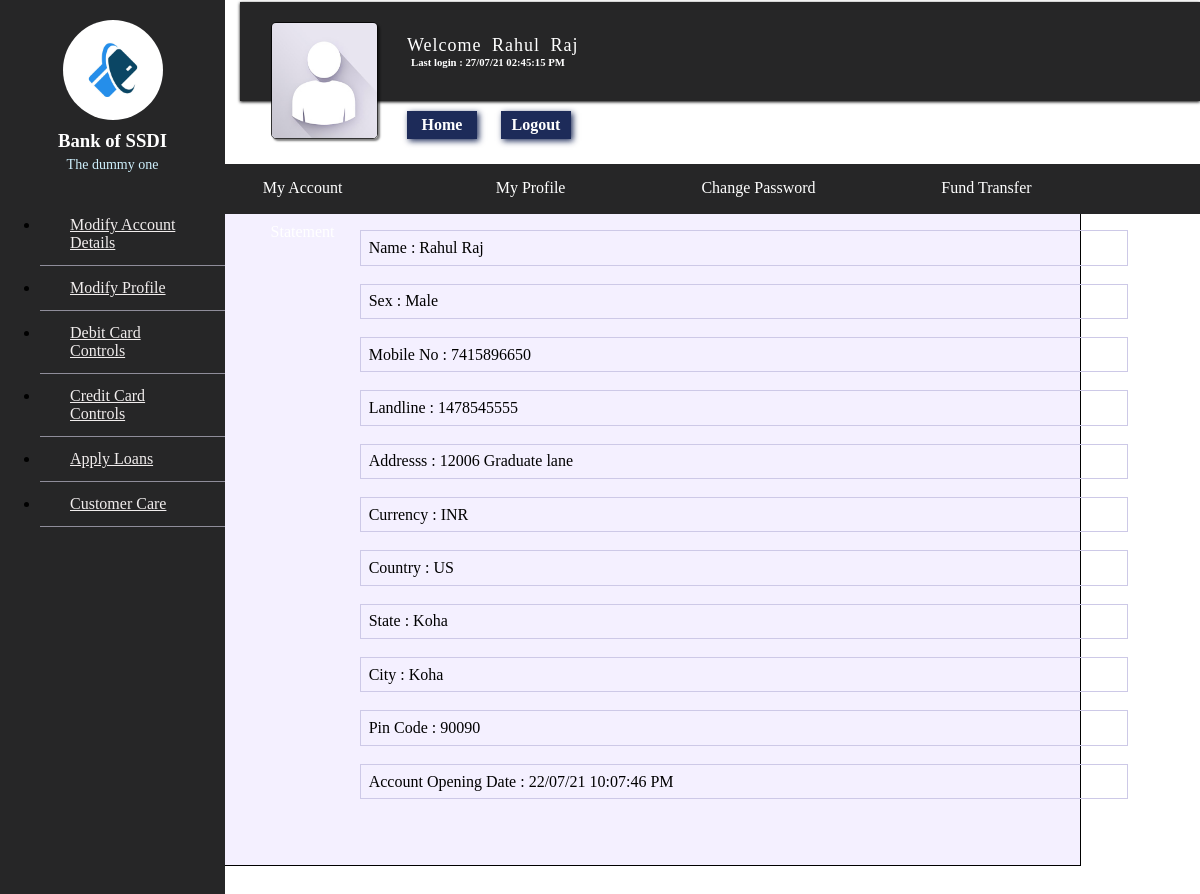
The page /Code/customer_profile_myprofile.php (signed in) on the database its author committed.
### tables this page shows
CREATE TABLE `bank_customers` (
  `Id` int(100) NOT NULL,
  `Username` varchar(20) DEFAULT NULL,
  `Password` varchar(15) DEFAULT NULL,
  `Customer_Photo` longblob,
  `Photo_name` varchar(500) DEFAULT NULL,
  `Customer_ID` varchar(20) DEFAULT NULL,
  `Gender` varchar(10) NOT NULL,
  `Landline_no` varchar(10) NOT NULL,
  `Home_Addr` varchar(100) NOT NULL,
  `Office_Addr` varchar(255) NOT NULL,
  `Country` varchar(255) NOT NULL,
  `State` varchar(255) NOT NULL,
  `City` varchar(255) NOT NULL,
  `Pin_code` varchar(255) NOT NULL,
  `Account_no` varchar(20) DEFAULT NULL,
  `Branch` varchar(50) DEFAULT NULL,
  `IFSC_Code` varchar(50) DEFAULT NULL,
  `SSN` varchar(10) DEFAULT NULL,
  `CITIZENSHIP` varchar(50) DEFAULT NULL,
  `Current_Balance` float(100,2) DEFAULT NULL,
  `LastTransaction` int(20) DEFAULT '0',
  `Mobile_no` varchar(20) DEFAULT NULL,
  `Email_ID` varchar(50) DEFAULT 'Nil',
  `Debit_Card_No` varchar(50) DEFAULT NULL,
  `Debit_Card_Pin` int(4) DEFAULT NULL,
  `CVV` int(3) DEFAULT NULL,
  `DOB` varchar(20) DEFAULT NULL,
  `Area_Loc` varchar(255) DEFAULT NULL,
  `Nominee_name` varchar(255) DEFAULT NULL,
  `Nominee_ac_no` varchar(255) DEFAULT NULL,
  `Last_Login` varchar(50) DEFAULT NULL,
  `Ac_Opening_Date` varchar(255) DEFAULT NULL,
  `Account_Status` varchar(10) NOT NULL,
  `Account_type` varchar(20) NOT NULL
);

### Code/customer_profile_myprofile.php (the view, shortened to what this page needs)
<html>
    <head><title>My Profile</title>
    <link rel="stylesheet" type="text/css" href="css/style.css">
</head>
<body>
    <?php
          include 'customer_profile_sidebar.php';
          include 'customer_profile_header.php';
    ?>
          <?php
        $cust_id= $_SESSION['customer_Id'];
        include 'database_conn.php';
        $sql="SELECT * FROM bank_customers where Customer_ID= '$cust_id' ";
		$result = $conn->query($sql);
        $row = $result->fetch_assoc();
?>
<div class="myprofile_container">
    <div class="customer_profile_details">
    <label>Name : <?php echo $row['Username']; ?> </label><br>
    <label>Sex : <?php echo $row['Gender']; ?> </label><br>
    <label>Mobile No : <?php echo $row['Mobile_no']; ?> </label><br>
    <label>Landline : <?php echo $row['Landline_no']; ?> </label><br>
    <label>Addresss : <?php echo $row['Home_Addr']; ?> </label><br>
    <label>Currency : <?php echo 'INR' ; ?> </label><br>
    <label>Country : <?php echo $row['Country']; ?> </label><br>
    <label>State : <?php echo $row['State']; ?> </label><br>
    <label>City : <?php echo $row['City']; ?> </label><br>
    <label>Pin Code : <?php echo $row['Pin_code']; ?> </label><br>
    <label>Account Opening Date : <?php echo $row['Ac_Opening_Date']; ?> </label><br>
</div>
</div>
</html>

### Code/customer_profile_header.php (shortened to what this page needs)
<!DOCTYPE html>
<html>
    <head>
        <link rel="stylesheet" type="text/css" href="css/style.css" />
	</head>
<body id="customer_profile">
	<?php
		include 'database_conn.php';
		$customer_id=$_SESSION['customer_Id'];
		$sql="SELECT * FROM bank_customers WHERE Customer_ID='$customer_id'";
		$result=$conn->query($sql);
		if($result->num_rows > 0)
		$row = $result->fetch_assoc();
	?>
       <div class="head_header">
            <div class="customer_details">
               <a href="customer_profile.php"><img src="images/No_image.jpg" height="115px" width="105px"></a>
				  </div>
             <div class="welcome">
             <label>Welcome <?php echo $_SESSION['Username']; ?></label><h6 class="lstlogin">Last login : <?php echo $row['Last_Login'] ?> </h6>
                  </div>
            <a class="cust_home" href="customer_profile.php"><input type="button" name="home" value="Home" id="home"></a>
            <a class="cust_logout" href="customer_logout.php"><input type="button" name="logout_btn" value="Logout" id="logout"></a>
        </div>
        <div class="profile_nav">
            <ul>
                <a href="customer_profile_myacc.php"><li class="link1">My Account</li></a>
                <a href="customer_profile_myprofile.php"><li class="link2">My Profile</li></a>
                <a href="customer_pass_change.php"><li class="link3">Change Password</li></a>
                <a href="fund_transfer.php"><li class="link4">Fund Transfer</li></a>
                <a href="cust_statement.php"><li class="link5">Statement</li></a>
        </ul>
            </div>
    </body>
</html>

### Code/css/style.css (style rules this page uses)
* { margin: 0px; }
body { font-family: verdana, "Helvetica Neue", Helvetica, Arial, sans-serif; }
body { font-family: verdana, "Helvetica Neue", Helvetica, Arial, sans-serif; margin: 0px; width: 100%; }
* { font-family: verdana; }
.head_header { margin-left:20%; }
.customer_details { margin: 20px 20px; float: right; }
.customer_details img { border: 1px solid rgba(0, 0, 0, 0.8); border-radius: 5px; box-shadow: 2px 2px 2px rgba(0, 0, 0, 0.5); margin-left: 10%; }
.welcome { background-color: #ffffff; padding: 33px; box-shadow: 0px 1px 3px black; color: black; }
.welcome label { padding-top: 12px; padding-bottom: 12px; padding-right: 20px; padding-left: 20px; font-size: 18px; letter-spacing: 1px; word-spacing: 5px; }
.profile_nav { background-color: #3c2c86; height: 50px; display: block; width: 100%; margin-top: 5px; margin-left: 0px; }
.profile_nav ul li { float: left; padding: 10px; list-style: none; margin-top: 5px; margin-left: 8%; border-radius: 5px; color: white; }
.myprofile_container { margin: 2.7% auto; width: 80%; background-color: rgb(244, 240, 255); border: 1px solid black; }
.customer_profile_details { width: 80%; margin-left: 20%; padding: 5%; }
.myprofile_container label { display: block; padding: 1%; border: 1px solid rgb(205, 201, 231); }
body { margin: 0px; }
input { color: rgba(44, 44, 44, 0.9); background-color: white; border: 1px solid white; margin-left: 20px; margin-bottom: 10px; font-size: 16px; font-weight: bold; border-bottom: 2px solid rgba(68, 68, 68, 0.3); padding-bottom: 5px; margin-top: 10px; }
.customer_details { margin: 20px 20px; float: left; }
.welcome { background-color: #262627; padding: 33px; box-shadow: 0px 1px 3px black; color: black; }
.welcome label { color: white; padding-top: 12px; padding-bottom: 12px; padding-right: 20px; padding-left: 20px; font-size: 18px; letter-spacing: 1px; word-spacing: 5px; }
.welcome .lstlogin { color: white; margin-left: 138px; }
.profile_nav { float : right; background-color: #262627; height: 50px; width: 90%; margin-top: 5px; margin-left: 0px; }
.profile_nav ul li { float: left; padding: 1%; width: 150px; list-style: none; margin-left: 5.5%; color: white; text-align: center; }

### Code/customer_profile_header.php (style rules this page uses)
#home, #logout { background-color:rgba(5, 21, 71,0.9); border:none; padding:5px; width:70px; color:white; cursor:pointer; box-shadow:2px 2px 6px rgba(5, 21, 71,0.9); transition-duration: 0.6s; }

### rows shown on the page
bank_customers: Last_Login "27/07/21 02:45:15 PM", Username "Rahul Raj", Gender "Male", Mobile_no "7415896650", Landline_no "1478545555", Home_Addr "12006 Graduate lane", Country "US", State "Koha", City "Koha", Pin_code "90090", Ac_Opening_Date "22/07/21 10:07:46 PM"

### other values the page prints
$_SESSION['Username'] "Rahul Raj"
